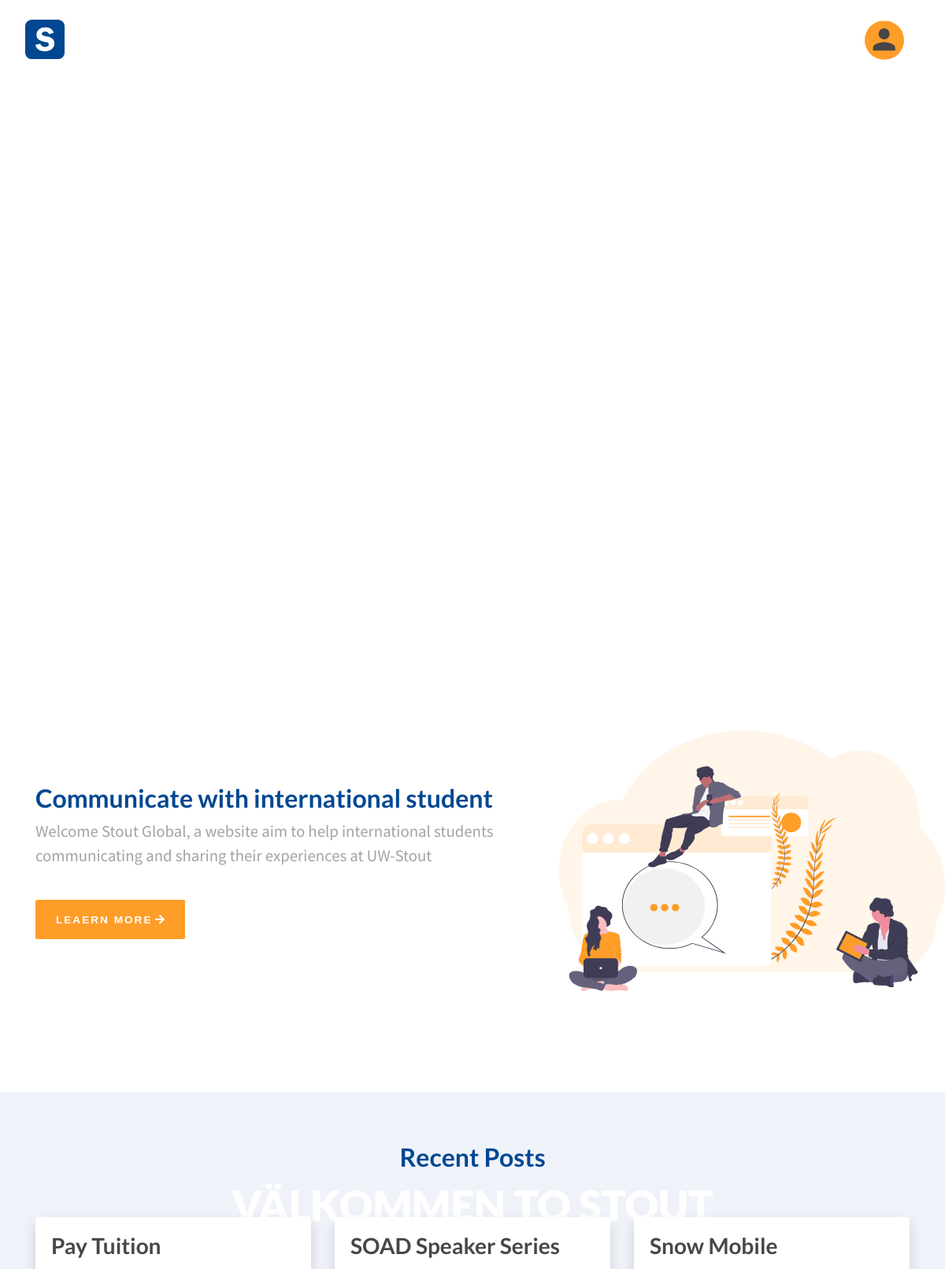
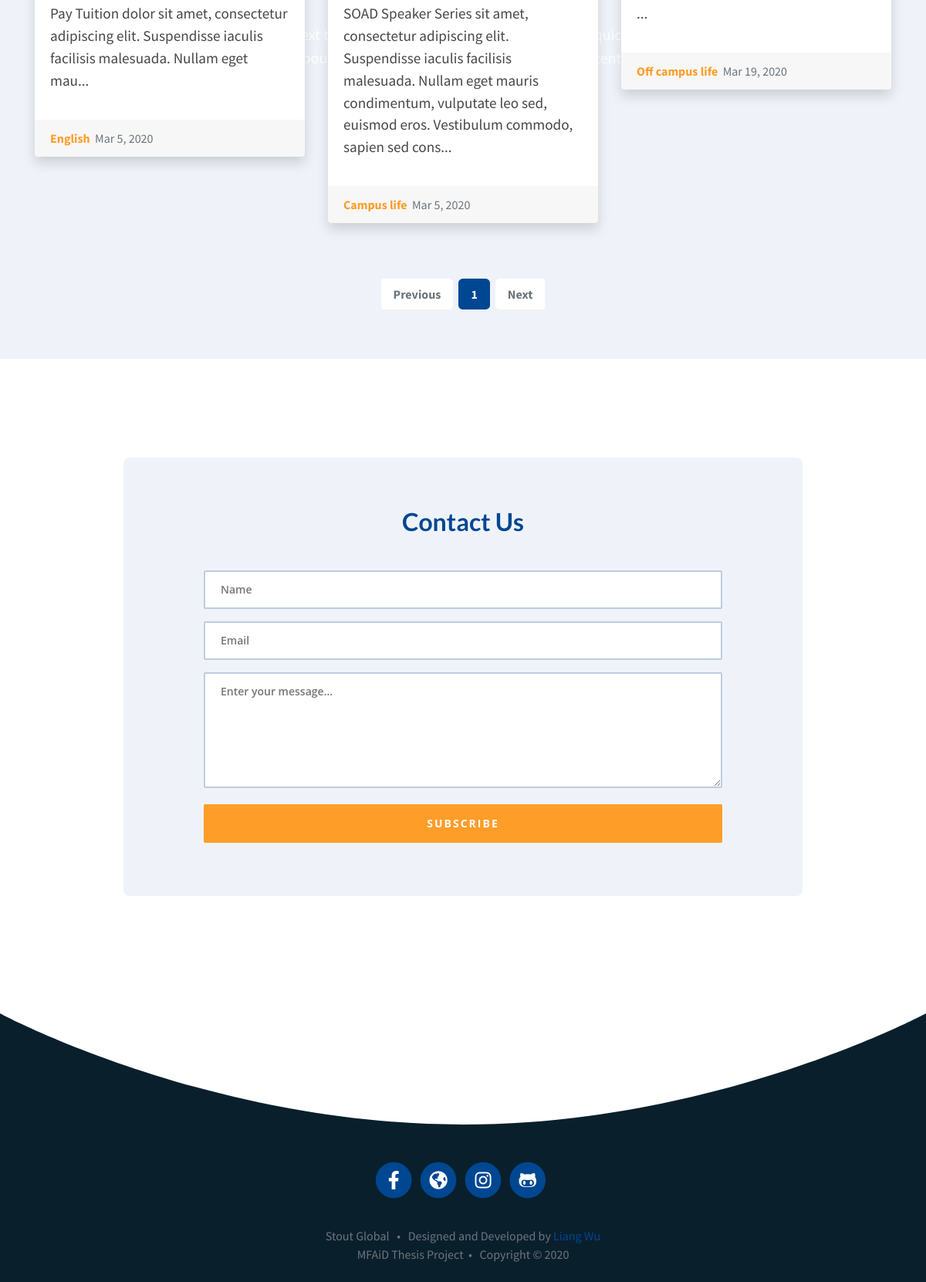
Page /public/index.php (signed in) on the committed database (2 pictures, top to bottom).
### tables this page shows
CREATE TABLE `posts` (
  `id` int(11) NOT NULL,
  `title` varchar(255) DEFAULT NULL,
  `keywords` tinytext,
  `visible` tinyint(1) DEFAULT NULL,
  `content` text NOT NULL,
  `timestamp` datetime DEFAULT NULL,
  `keywords_id` int(11) DEFAULT NULL
);

CREATE TABLE `keywords` (
  `id` int(11) NOT NULL,
  `name` varchar(255) DEFAULT NULL,
  `created_at` timestamp NOT NULL DEFAULT CURRENT_TIMESTAMP,
  `updated_at` timestamp NOT NULL DEFAULT CURRENT_TIMESTAMP ON UPDATE CURRENT_TIMESTAMP
);

### private/database.php (called while the page is built, shortened)
<?php
  function db_escape($connection, $string) {
    return mysqli_real_escape_string($connection, $string);
  }
?>

### private/query_functions.php (called while the page is built, shortened)
<?php
  function find_keyword_by_keywords_id($keywords_id){
    global $db;
    $sql = "SELECT name FROM keywords ";
    $sql .= "WHERE id='" . db_escape($db, $keywords_id) . "' ";
    $sql .= "LIMIT 1";
    $result = mysqli_query($db, $sql);
    $result = mysqli_fetch_assoc($result);
    return $result;
  }
  function find_post_content_by_id($id) {
        global $db;
        $sql = "SELECT SUBSTRING(content, 1 , 200) ";
        $sql .= "AS ExtractString FROM posts ";
        $sql .= "WHERE id ='" . db_escape($db, $id) . "' ";
        $result = mysqli_query($db, $sql);
        return $result;
  }
?>

### private/shared/public_posts.php (the view, shortened to what this page needs)
<?php
  $query = "SELECT * FROM posts";
  $limit = ( isset( $_GET['limit'] ) ) ? $_GET['limit'] : 3;
  $page = ( isset( $_GET['page'] ) ) ? $_GET['page'] : 1;
  $paginator = new Paginator( $db, $query );
  $results = $paginator->getData( $limit, $page );
?>
<?php for($i = 0; $i < count($results->data); $i++): ?>
<?php $post = $results->data[$i]; ?>
<div class="col-md-4">
    <a href="<?php echo url_for('single_post.php?id=' . h(u($post['id']))); ?>" class="card shadow mb-4 post">
        <div class="card-body ">
            <h3 class="mb-2">
                <?php echo h($post['title']); ?>
            </h3>
            <?php
                $keyword = find_keyword_by_keywords_id($post['keywords_id']);
                $content = mysqli_fetch_assoc(find_post_content_by_id($post['id']));
            ?>
            <p>
                <div><?php echo h(strip_tags(rtrim($content['ExtractString']))); ?>...</div>
            </p>
        </div>
        <div class="card-footer text-muted">
            <strong class="d-inline-block text-success"><?php echo h($keyword['name']); ?></strong>
            <span
                class="mb-1 text-muted">&nbsp<?php echo h(date('M j, Y', strtotime($post['timestamp']))); ?></span>
        </div>
    </a>
</div>
<?php endfor; ?>

### rows in the picture
posts: title "Pay Tuition", ExtractString "Pay Tuition dolor sit amet, consectetur adipiscing elit. Suspendisse iaculis facilisis malesuada. Nullam eget mau", keywords.name "English", timestamp "Mar 5, 2020"
posts: title "SOAD Speaker Series", ExtractString "SOAD Speaker Series sit amet, consectetur adipiscing elit. Suspendisse iaculis facilisis malesuada. Nullam eget mauris condimentum, vulputate leo sed, euismod eros. Vestibulum commodo, sapien sed cons", keywords.name "Campus life", timestamp "Mar 5, 2020"
posts: title "Snow Mobile", keywords.name "Off campus life", timestamp "Mar 19, 2020"
